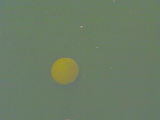
%> input picture WEEK1/my_code/train/001.png, 160 x 120 px
$ octave --eval "result = detectBall(imread('train/001.png'));"   (GNU Octave 9; MATLAB toolbox functions it lacks are replaced by stand-ins)
%> lines starting %> are read from the running program, lines starting %| are printed output that depends on the picture; in (x1, y1, x2, y2) boxes, pixels count from 0 and x2, y2 are one past the last pixel; in counts of white or black regions, pixels touching at a corner belong together; the program's own positions count from 1
% Robotics: Estimation and Learning
% WEEK 1
%
% Complete this function following the instruction.
function [segI, loc] = detectBall(I)
% function [segI, loc] = detectBall(I)
%
% INPUT
% I       120x160x3 numerial array
%
% OUTPUT
% segI    120x160 numeric array
% loc     1x2 or 2x1 numeric array


%%%%%%%%%%%%%%%%%%%%%%%%%%%%%%%%%%%%%%%%%%
% Hard code your learned model parameters here
%
mu = cell2mat(struct2cell(load('rgb_mu.mat')));
sig = cell2mat(struct2cell(load('rgb_sigma.mat')));
thre = 0.00002;


%%%%%%%%%%%%%%%%%%%%%%%%%%%%%%%%%%%%%%%%%%
% Find ball-color pixels using your model
%
[height,width,~] = size(I);
%> height = 120; width = 160
[~,dim] = size(mu);
%  mask_pob=zeros(height,width);
prob_img = zeros(height,width);
for ii=1:height
    for jj=1:width
        prob_img(ii,jj)=mvnpdf(double([I(ii,jj,1),I(ii,jj,2),I(ii,jj,3)]),mu,sig);
    end
end
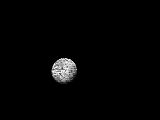
%> prob_img: size 120x160 double; min 4.95e-35, max 0.000106, mean 1.71e-06; drawn with min black and max white
prob_mask = prob_img>thre;
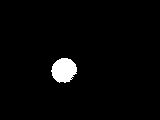
%> prob_mask: size 120x160 logical; 2.5% white; 1 white region, box (x1, y1, x2, y2) and area: (51, 58, 77, 83) 486
figure,surf(prob_img);


%%%%%%%%%%%%%%%%%%%%%%%%%%%%%%%%%%%%%%%%%%
% Do more processing to segment out the right cluster of pixels.
% You may use the following functions.
%   bwconncomp
%   regionprops
% Please see example_bw.m if you need an example code.
segI=false(height,width);
CC=bwconncomp(prob_mask);
%> CC = 1 connected component
numPixels = cellfun(@numel,CC.PixelIdxList);
%> numPixels = 486
[~,idx] = max(numPixels);
%> idx = 1

%%%%%%%%%%%%%%%%%%%%%%%%%%%%%%%%%%%%%%%%%%
% Compute the location of the ball center
%

segI(CC.PixelIdxList{idx}) = true;
S = regionprops(CC,'Centroid');
%> S = 1 region; Centroid: [64.5 70.8]
loc = S(idx).Centroid;
%> loc = [64.49 70.8]
%> `result = detectBall(imread('train/001.png'));`:
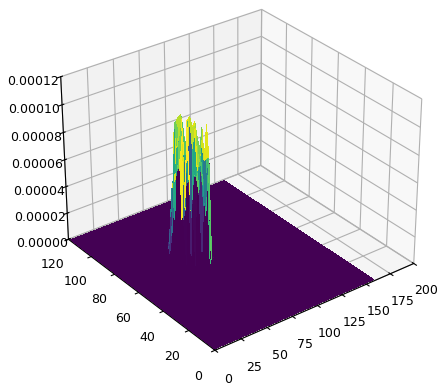
%> figure redrawn from the program's plot data
%
% Note: In this assigment, the center of the segmented ball area will be considered for grading.
% (You don't need to consider the whole ball shape if the ball is occluded.)

end
